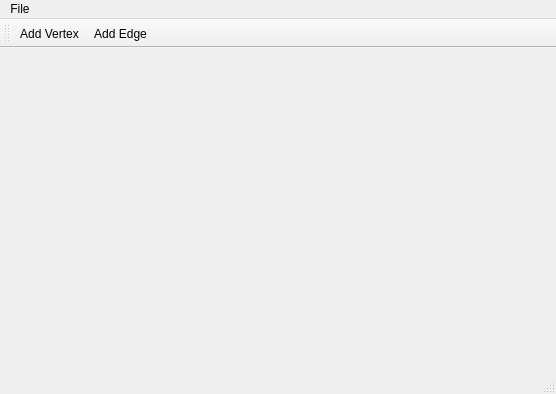
<?xml version="1.0" encoding="UTF-8"?>
<ui version="4.0">
 <class>graph_visualiserClass</class>
 <widget class="QMainWindow" name="graph_visualiserClass">
  <property name="geometry">
   <rect>
    <x>0</x>
    <y>0</y>
    <width>556</width>
    <height>394</height>
   </rect>
  </property>
  <property name="windowTitle">
   <string>graph_visualiser</string>
  </property>
  <widget class="QWidget" name="centralWidget"/>
  <widget class="QMenuBar" name="menuBar">
   <property name="geometry">
    <rect>
     <x>0</x>
     <y>0</y>
     <width>556</width>
     <height>18</height>
    </rect>
   </property>
   <widget class="QMenu" name="menuFile">
    <property name="title">
     <string>File</string>
    </property>
    <addaction name="newGraphAction"/>
    <addaction name="separator"/>
    <addaction name="actionOpen"/>
    <addaction name="separator"/>
    <addaction name="actionSave"/>
    <addaction name="actionSave_As"/>
    <addaction name="separator"/>
    <addaction name="actionExit"/>
   </widget>
   <addaction name="menuFile"/>
  </widget>
  <widget class="QToolBar" name="mainToolBar">
   <attribute name="toolBarArea">
    <enum>TopToolBarArea</enum>
   </attribute>
   <attribute name="toolBarBreak">
    <bool>false</bool>
   </attribute>
   <addaction name="actionAdd_Vertex"/>
   <addaction name="actionAdd_Edge"/>
  </widget>
  <widget class="QStatusBar" name="statusBar"/>
  <action name="newGraphAction">
   <property name="text">
    <string>New</string>
   </property>
  </action>
  <action name="actionAdd_Vertex">
   <property name="text">
    <string>Add Vertex</string>
   </property>
   <property name="toolTip">
    <string>Add vertex to graph</string>
   </property>
   <property name="shortcut">
    <string>Ctrl+A, Ctrl+V</string>
   </property>
  </action>
  <action name="actionAdd_Edge">
   <property name="text">
    <string>Add Edge</string>
   </property>
   <property name="toolTip">
    <string>Add edge to graph</string>
   </property>
   <property name="shortcut">
    <string>Ctrl+A, Ctrl+E</string>
   </property>
  </action>
  <action name="actionOpen">
   <property name="text">
    <string>Open</string>
   </property>
  </action>
  <action name="actionSave">
   <property name="text">
    <string>Save</string>
   </property>
  </action>
  <action name="actionSave_As">
   <property name="text">
    <string>Save As</string>
   </property>
  </action>
  <action name="actionExit">
   <property name="text">
    <string>Exit</string>
   </property>
  </action>
 </widget>
 <layoutdefault spacing="6" margin="11"/>
 <resources>
  <include location="main_window.qrc"/>
 </resources>
 <connections/>
</ui>
